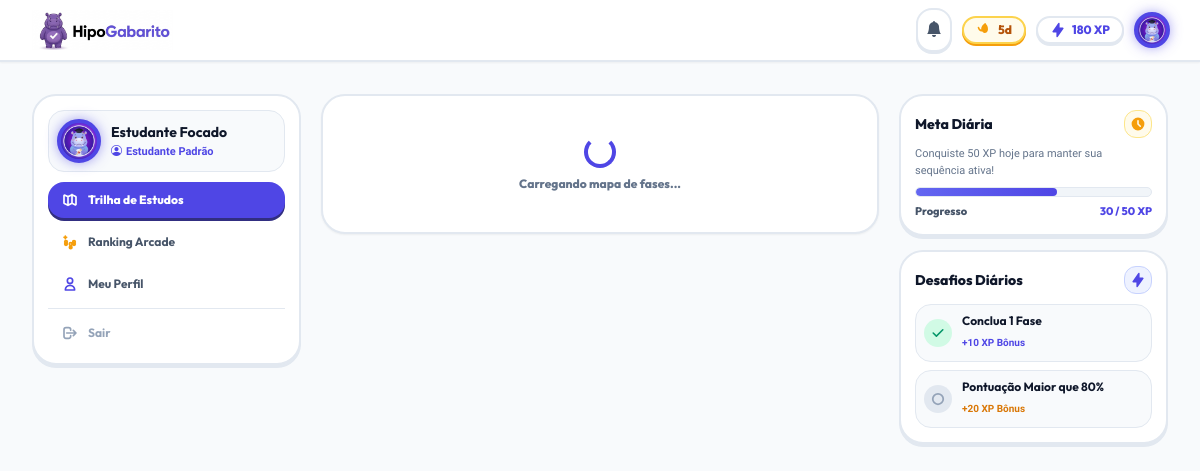
/dashboard.php (signed in), run on the app's committed database.
### tables this page shows
CREATE TABLE IF NOT EXISTS `users` (
    `id` INT AUTO_INCREMENT PRIMARY KEY,
    `name` VARCHAR(100) NOT NULL,
    `email` VARCHAR(150) NOT NULL UNIQUE,
    `password_hash` VARCHAR(255) NOT NULL,
    `avatar` VARCHAR(255) DEFAULT 'assets/img/default_avatar.jpg',
    `avatar_icon` VARCHAR(50) DEFAULT 'bi-person-circle',
    `avatar_frame` VARCHAR(50) DEFAULT 'frame-indigo',
    `xp` INT DEFAULT 0,
    `level` INT DEFAULT 1,
    `streak_days` INT DEFAULT 1,
    `last_active_date` DATE DEFAULT NULL,
    `hearts` INT DEFAULT 5,
    `max_hearts` INT DEFAULT 5,
    `role` ENUM('student', 'admin') DEFAULT 'student',
    `created_at` TIMESTAMP DEFAULT CURRENT_TIMESTAMP
);

### dashboard.php (the view, shortened to what this page needs)
<?php
require_once __DIR__ . '/config/db.php';
$userId = $_SESSION['user_id'];
$stmt = $pdo->prepare("SELECT * FROM users WHERE id = ?");
$stmt->execute([$userId]);
$user = $stmt->fetch();
$userAvatar = !empty($user['avatar']) ? $user['avatar'] : 'assets/img/default_avatar.jpg';
$userFrame = !empty($user['avatar_frame']) ? $user['avatar_frame'] : 'frame-indigo';
$userBadgeMap = [
    'bi-person-circle' => 'Estudante Padrão',
    'bi-backpack' => 'Mochileiro Focado',
    'bi-mortarboard' => 'Formando Vestibulando',
    'bi-rocket-takeoff' => 'Foguete da Aprovação',
    'bi-lightning-charge' => 'Mago do Conhecimento',
    'bi-award' => 'Campeão de Simulados',
    'bi-gem' => 'Diamante Medicina',
    'bi-incognito' => 'Mestre Misterioso',
    'bi-crown' => 'Rei da Aprovação',
    'bi-emoji-smile-fill' => '🦛 Hipopótamo Lendário'
];
$userBadgeIcon = $user['avatar_icon'] ?? 'bi-person-circle';
$userBadgeName = $userBadgeMap[$userBadgeIcon] ?? 'Estudante Padrão';
?>
<!DOCTYPE html>
<html lang="pt-BR" class="h-full bg-slate-50">
<head>
    <script src="https://cdn.tailwindcss.com"></script>
    <link href="https://cdn.jsdelivr.net/npm/bootstrap-icons@1.11.3/font/bootstrap-icons.min.css" rel="stylesheet">
    <link rel="stylesheet" href="assets/css/main.css?v=<?= time() ?>">
    <link rel="stylesheet" href="assets/css/dashboard.css">
</head>
<body class="min-h-full font-sans antialiased text-slate-800 bg-slate-50 selection:bg-indigo-500 selection:text-white">
    <header class="sticky top-0 z-50 bg-white/95 backdrop-blur-md border-b-2 border-slate-200 py-2 shadow-sm">
        <div class="max-w-7xl mx-auto px-4 sm:px-6 lg:px-8 flex items-center justify-between">
            <a href="dashboard.php" class="flex items-center gap-2 group text-decoration-none">
                <img src="assets/img/hipogabarito_logo.png" alt="HipoGabarito Logo" class="h-9 sm:h-10 w-auto object-contain group-hover:scale-105 transition-transform">
            </a>
            <?php
            $streakCount = (int)($user['streak_days'] ?? 1);
            $isStreakActive = ($streakCount >= 2);
            ?>
            <div class="flex items-center gap-2.5">
                <div class="relative">
                    <button id="notifBellBtn" onclick="toggleNotifDropdown()" class="relative p-2 rounded-2xl bg-white border-2 border-slate-200 shadow-[0_2px_0_0_#e2e8f0] hover:bg-slate-50 text-slate-600 hover:text-indigo-600 transition-all flex items-center justify-center" title="Notificações">
                        <i class="bi bi-bell-fill text-base"></i>
                    </button>
                </div>
                <div class="flex items-center gap-1.5 <?= $isStreakActive ? 'bg-amber-50 border-amber-300 shadow-[0_2px_0_0_#f59e0b]' : 'bg-white border-slate-200 shadow-[0_2px_0_0_#e2e8f0]' ?> px-3 py-1 rounded-2xl border-2 transition-all" title="<?= $isStreakActive ? 'Ofensiva Ativa! (2+ dias consecutivos)' : 'Fogo apagado: estude amanhã novamente para acender!' ?>">
                    <svg class="w-4 h-4 <?= $isStreakActive ? 'text-amber-500 animate-pulse' : 'text-slate-300' ?>" fill="currentColor" viewBox="0 0 20 20">
                        <path fill-rule="evenodd" d="M12.395 2.553a1 1 0 00-1.45-1.048c-2.5 1.6-4.5 4.5-4.5 7.5 0 .285.021.564.062.836A4.99 4.99 0 014 6.5a1 1 0 00-1.92.4C2.5 9.5 4.5 12 7 12c.3 0 .59-.03.873-.087.6.93 1.556 1.6 2.685 1.776A5.002 5.002 0 0015 9c0-3.5-1.5-5.5-2.605-6.447z" clip-rule="evenodd"/>
                    </svg>
                    <span class="font-outfit font-extrabold <?= $isStreakActive ? 'text-amber-700' : 'text-slate-400' ?> text-xs"><?= $streakCount ?>d</span>
                </div>
                <div class="flex items-center gap-1.5 bg-white px-3 py-1 rounded-2xl border-2 border-slate-200 shadow-[0_2px_0_0_#e2e8f0]" title="XP Acumulado">
                    <svg class="w-4 h-4 text-indigo-600" fill="currentColor" viewBox="0 0 20 20">
                        <path fill-rule="evenodd" d="M11.3 1.046A1 1 0 0112 2v5h4a1 1 0 01.82 1.573l-7 10A1 1 0 018 18v-5H4a1 1 0 01-.82-1.573l7-10a1 1 0 011.12-.38z" clip-rule="evenodd"/>
                    </svg>
                    <span class="font-outfit font-extrabold text-indigo-600 text-xs"><?= htmlspecialchars($user['xp'] ?? 0) ?> XP</span>
                </div>
                <a href="profile.php" class="ml-0.5 group" title="Meu Perfil">
                    <img src="<?= htmlspecialchars($userAvatar) ?>" alt="Avatar" onerror="this.onerror=null;this.src='assets/img/default_avatar.jpg'" class="w-8 h-8 rounded-full <?= htmlspecialchars($userFrame) ?> object-cover group-hover:scale-105 transition-transform">
                </a>
            </div>
        </div>
    </header>
    <main class="max-w-7xl mx-auto px-4 sm:px-6 lg:px-8 py-3">
        <div class="mb-4 flex items-center justify-center gap-2.5 flex-wrap sm:flex-nowrap overflow-x-auto pb-1 scrollbar-none" id="subjectSelector"></div>
        <div class="grid grid-cols-1 lg:grid-cols-12 gap-5 items-start">
            <aside class="lg:col-span-3 sticky top-20 space-y-3.5">
                <div class="bg-white rounded-3xl border-2 border-slate-200 p-3.5 shadow-[0_3px_0_0_#e2e8f0]">
                    <div class="flex items-center gap-3 p-2.5 mb-2.5 bg-slate-50 rounded-2xl border border-slate-200">
                        <img src="<?= htmlspecialchars($userAvatar) ?>" onerror="this.onerror=null;this.src='assets/img/default_avatar.jpg'" class="w-10 h-10 rounded-full <?= htmlspecialchars($userFrame) ?> object-cover">
                        <div class="min-w-0 flex-1">
                            <h3 class="font-outfit font-bold text-slate-900 text-sm truncate"><?= htmlspecialchars($user['name'] ?? 'Estudante') ?></h3>
                            <div class="flex items-center gap-1 text-[11px] font-bold text-indigo-600 truncate mt-0.5" title="Título Equipado">
                                <i class="bi <?= htmlspecialchars($userBadgeIcon) ?>"></i>
                                <span class="truncate"><?= htmlspecialchars($userBadgeName) ?></span>
                            </div>
                        </div>
                    </div>
                    <nav class="space-y-1.5">
                        <a href="dashboard.php" class="flex items-center gap-2.5 px-3.5 py-2.5 rounded-2xl font-outfit font-extrabold text-xs bg-indigo-600 text-white shadow-[0_3px_0_0_#312e81] hover:bg-indigo-700 transition-all">
                            <svg class="w-4 h-4" fill="none" stroke="currentColor" viewBox="0 0 24 24" stroke-width="2.5">
                                <path stroke-linecap="round" stroke-linejoin="round" d="M9 20l-5.447-2.724A1 1 0 013 16.382V5.618a1 1 0 011.447-.894L9 7m0 13l6-3m-6 3V7m6 10l4.553 2.276A1 1 0 0021 18.382V7.618a1 1 0 00-.553-.894L15 4m0 13V4m0 0L9 7"/>
                            </svg>
                            Trilha de Estudos
                        </a>
                        <a href="leaderboard.php" class="flex items-center gap-2.5 px-3.5 py-2.5 rounded-2xl font-outfit font-bold text-xs text-slate-600 hover:bg-slate-100 hover:text-slate-900 transition-all">
                            Ranking Arcade
                        </a>
                        <a href="profile.php" class="flex items-center gap-2.5 px-3.5 py-2.5 rounded-2xl font-outfit font-bold text-xs text-slate-600 hover:bg-slate-100 hover:text-slate-900 transition-all">
                            <svg class="w-4 h-4 text-indigo-600" fill="none" stroke="currentColor" viewBox="0 0 24 24" stroke-width="2.5">
                                <path stroke-linecap="round" stroke-linejoin="round" d="M16 7a4 4 0 11-8 0 4 4 0 018 0zM12 14a7 7 0 00-7 7h14a7 7 0 00-7-7z"/>
                            </svg>
                            Meu Perfil
                        </a>
                        <div class="pt-2 border-t border-slate-200 mt-2">
                            <a href="api/auth.php?action=logout" class="flex items-center gap-2.5 px-3.5 py-2 rounded-2xl font-outfit font-bold text-xs text-slate-400 hover:text-rose-600 transition-all">
                                <svg class="w-4 h-4" fill="none" stroke="currentColor" viewBox="0 0 24 24" stroke-width="2.5">
                                    <path stroke-linecap="round" stroke-linejoin="round" d="M17 16l4-4m0 0l-4-4m4 4H7m6 4v1a3 3 0 01-3 3H6a3 3 0 01-3-3V7a3 3 0 013-3h4a3 3 0 013 3v1"/>
                                </svg>
                                Sair
                            </a>
                        </div>
                    </nav>
                </div>
            </aside>
            <section class="lg:col-span-6 space-y-4">
                <div id="roadmapMapTree" class="space-y-4">
                    <div class="flex flex-col items-center justify-center py-10 bg-white rounded-3xl border-2 border-slate-200 shadow-sm">
                        <div class="w-8 h-8 border-4 border-indigo-600 border-t-transparent rounded-full animate-spin"></div>
                        <span class="mt-2 font-outfit font-extrabold text-slate-500 text-xs">Carregando mapa de fases...</span>
                    </div>
                </div>
            </section>
            <aside class="lg:col-span-3 sticky top-20 space-y-3.5">
                <div class="bg-white rounded-3xl border-2 border-slate-200 p-3.5 shadow-[0_3px_0_0_#e2e8f0]">
                    <div class="flex items-center justify-between mb-2">
                        <h4 class="font-outfit font-extrabold text-slate-900 text-sm">Meta Diária</h4>
                        <div class="w-7 h-7 rounded-xl bg-amber-50 text-amber-500 flex items-center justify-center border border-amber-200">
                            <svg class="w-4 h-4" fill="currentColor" viewBox="0 0 20 20">
                                <path fill-rule="evenodd" d="M10 18a8 8 0 100-16 8 8 0 000 16zm1-12a1 1 0 10-2 0v4a1 1 0 00.293.707l2.828 2.829a1 1 0 101.415-1.415L11 9.586V6z" clip-rule="evenodd"/>
                            </svg>
                        </div>
                    </div>
                    <p class="text-[11px] text-slate-500 mb-2 font-medium">Conquiste 50 XP hoje para manter sua sequência ativa!</p>
                    <div class="w-full h-2.5 bg-slate-100 rounded-full overflow-hidden mb-1.5 border border-slate-200">
                        <div class="h-full bg-gradient-to-r from-indigo-500 to-indigo-600 rounded-full transition-all duration-500" style="width: <?= min(100, (($user['xp'] ?? 0) % 50) * 2) ?>%;"></div>
                    </div>
                    <div class="flex justify-between items-center text-[11px] font-extrabold font-outfit text-slate-600">
                        <span>Progresso</span>
                        <span class="text-indigo-600"><?= (($user['xp'] ?? 0) % 50) ?> / 50 XP</span>
                    </div>
                </div>
                <div class="bg-white rounded-3xl border-2 border-slate-200 p-3.5 shadow-[0_3px_0_0_#e2e8f0]">
                    <div class="flex items-center justify-between mb-2.5">
                        <h4 class="font-outfit font-extrabold text-slate-900 text-sm">Desafios Diários</h4>
                        <div class="w-7 h-7 rounded-xl bg-indigo-50 text-indigo-600 flex items-center justify-center border border-indigo-200">
                            <svg class="w-4 h-4" fill="currentColor" viewBox="0 0 20 20">
                                <path fill-rule="evenodd" d="M11.3 1.046A1 1 0 0112 2v5h4a1 1 0 01.82 1.573l-7 10A1 1 0 018 18v-5H4a1 1 0 01-.82-1.573l7-10a1 1 0 011.12-.38z" clip-rule="evenodd"/>
                            </svg>
                        </div>
                    </div>
                    <div class="space-y-2">
                        <div class="flex items-center gap-2.5 p-2 bg-slate-50 rounded-2xl border border-slate-200">
                            <div class="w-7 h-7 rounded-full bg-emerald-100 text-emerald-600 flex items-center justify-center flex-shrink-0">
                                <svg class="w-4 h-4" fill="currentColor" viewBox="0 0 20 20">
                                    <path fill-rule="evenodd" d="M16.707 5.293a1 1 0 010 1.414l-8 8a1 1 0 01-1.414 0l-4-4a1 1 0 011.414-1.414L8 12.586l7.293-7.293a1 1 0 011.414 0z" clip-rule="evenodd"/>
                                </svg>
                            </div>
                            <div>
                                <h5 class="font-outfit font-bold text-xs text-slate-900 mb-0">Conclua 1 Fase</h5>
                                <span class="text-[10px] font-extrabold text-indigo-600">+10 XP Bônus</span>
                            </div>
                        </div>
                        <div class="flex items-center gap-2.5 p-2 bg-slate-50 rounded-2xl border border-slate-200">
                            <div class="w-7 h-7 rounded-full bg-slate-200 text-slate-400 flex items-center justify-center flex-shrink-0">
                                <svg class="w-3.5 h-3.5" fill="none" stroke="currentColor" viewBox="0 0 24 24" stroke-width="3">
                                    <circle cx="12" cy="12" r="9"/>
                                </svg>
                            </div>
                            <div>
                                <h5 class="font-outfit font-bold text-xs text-slate-900 mb-0">Pontuação Maior que 80%</h5>
                                <span class="text-[10px] font-extrabold text-amber-600">+20 XP Bônus</span>
                            </div>
                        </div>
                    </div>
                </div>
            </aside>
        </div>
    </main>
</body>
</html>

### assets/css/main.css (style rules this page uses)
:root { --brand-primary: #4f46e5; --brand-primary-hover: #4338ca; --brand-primary-soft: #eef2ff; --brand-primary-border: #c7d2fe; --brand-accent: #06b6d4; --brand-accent-soft: #ecfeff; --brand-gold: #f59e0b; --brand-gold-soft: #fffbeb; --brand-green: #10b981; --brand-red: #ef4444; --bg-main: #f8fafc; --card-bg: #ffffff; --border-color: #e2e8f0; --text-primary: #0f172a; --text-muted: #64748b; --bs-font-sans-serif: 'Plus Jakarta Sans', -apple-system, BlinkMacSystemFont, sans-serif; --bs-body-bg: var(--bg-main); --bs-body-color: var(--text-primary); }
body { font-family: var(--bs-font-sans-serif); background-color: var(--bg-main); color: var(--text-primary); -webkit-font-smoothing: antialiased; min-height: 100vh; }
html body img.frame-indigo, html body .frame-indigo, img.frame-indigo { outline: 4px solid #4f46e5 !important; outline-offset: -2px !important; box-shadow: 0 0 14px rgba(79, 70, 229, 0.7) !important; border-radius: 9999px !important; }

### assets/css/dashboard.css (style rules this page uses)
:root { --duo-brand: #4f46e5; --duo-brand-hover: #4338ca; --duo-brand-shadow: #312e81; --duo-brand-soft: #eef2ff; --duo-cyan: #06b6d4; --duo-cyan-hover: #0891b2; --duo-cyan-shadow: #0e7490; --duo-emerald: #10b981; --duo-emerald-hover: #059669; --duo-emerald-shadow: #047857; --duo-gold: #f59e0b; --duo-gold-hover: #d97706; --duo-gold-shadow: #b45309; --duo-red: #ef4444; --duo-red-hover: #dc2626; --duo-red-shadow: #b91c1c; --duo-locked-bg: #e2e8f0; --duo-locked-border: #cbd5e1; --duo-locked-shadow: #94a3b8; --duo-locked-text: #94a3b8; }
body { font-family: 'Plus Jakarta Sans', sans-serif; background-color: #f8fafc; }

### data on the page
users: streak_days "5", xp "180", avatar (placeholder picture), name "Estudante Focado", avatar_icon "Estudante Padrão", ($user['xp']??0)%50 "30"
